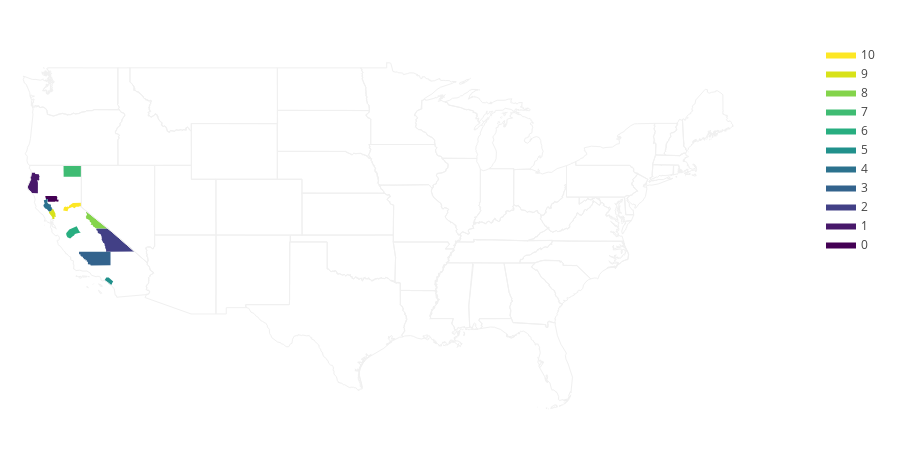

Here is the notebook cell this chart was saved with:
### Code cell
import plotly.figure_factory as ff

fips = ['06021', '06023', '06027',
        '06029', '06033', '06059',
        '06047', '06049', '06051',
        '06055', '06061']
values = range(len(fips))

trace = ff.create_choropleth(fips=fips, values=values)
fig = go.Figure(trace)
py.iplot(fig)

### Figure 1 — Plotly figure (JSON) as saved in the notebook; plotly's stock layout.template omitted (floating-point values rounded to 4 significant figures; data arrays with more than 128 entries replaced by an {"elided": "..."} marker saying what was removed)
{"data": [{"fill": "toself", "fillcolor": "rgb(68, 1, 84)", "hoverinfo": "none", "line": {"color": "rgb(0, 0, 0)", "width": 0}, "mode": "lines", "name": "0", "type": "scatter", "uid": "91bf0a12-9498-4ad9-8ea1-eb9796ecc029", "x": [-122.9, -122.9, -122.0, -121.9, -122.0, -122.0, -122.0, -121.9, -121.9, -121.9, -122.1, -122.1, -122.7, -122.7, -122.9, -122.9, -122.9, null], "y": [39.75, 39.8, 39.8, 39.7, 39.67, 39.65, 39.54, 39.54, 39.43, 39.38, 39.41, 39.39, 39.38, 39.58, 39.58, 39.71, 39.75, null]}, {"fill": "toself", "fillcolor": "rgb(72, 24, 106)", "hoverinfo": "none", "line": {"color": "rgb(0, 0, 0)", "width": 0}, "mode": "lines", "name": "1", "type": "scatter", "uid": "1c3d9a06-1ce5-4f0f-8d76-4a2c4c9098cd", "x": [-124.4, -124.1, -124.1, -124.2, -124.2, -124.1, -124.1, -123.8, -123.8, -123.5, -123.5, -123.4, -123.5, -123.4, -123.5, -123.6, -123.6, -123.6, -123.5, -123.5, -124.1, -124.1, -124.4, -124.3, -124.4, null], "y": [40.44, 40.93, 41.03, 41.05, 41.13, 41.23, 41.46, 41.46, 41.38, 41.37, 41.24, 41.18, 41.08, 41.01, 40.91, 40.95, 40.93, 40.84, 40.73, 40.0, 40.02, 40.1, 40.26, 40.31, 40.44, null]}, {"fill": "toself", "fillcolor": "rgb(66, 64, 134)", "hoverinfo": "none", "line": {"color": "rgb(0, 0, 0)", "width": 0}, "mode": "lines", "name": "2", "type": "scatter", "uid": "1d1f9956-76ec-4585-93cd-53b345d4569a", "x": [-118.8, -118.8, -118.8, -117.8, -115.6, -118.0, -118.0, -118.1, -118.1, -118.1, -118.1, -118.2, -118.1, -118.2, -118.2, -118.2, -118.3, -118.3, -118.4, -118.3, -118.4, -118.4, -118.4, -118.4, -118.7, -118.7, -118.7, -118.7, -118.8, -118.8, null], "y": [37.39, 37.44, 37.46, 37.46, 35.81, 35.79, 35.93, 36.09, 36.17, 36.28, 36.35, 36.39, 36.42, 36.43, 36.48, 36.52, 36.56, 36.6, 36.69, 36.72, 36.83, 36.84, 36.89, 37.06, 37.14, 37.23, 37.26, 37.33, 37.33, 37.39, null]}, {"fill": "toself", "fillcolor": "rgb(51, 99, 141)", "hoverinfo": "none", "line": {"color": "rgb(0, 0, 0)", "width": 0}, "mode": "lines", "name": "3", "type": "scatter", "uid": "b59f8ec8-7a27-4319-99ed-c7bf94d24628", "x": [-120.2, -117.6, -117.6, -118.9, -118.9, -119.2, -119.3, -119.5, -119.5, -119.6, -119.6, -119.7, -119.7, -119.8, -119.8, -119.9, -119.9, -120.0, -120.0, -120.1, -120.1, -120.2, -120.2, null], "y": [35.79, 35.8, 34.82, 34.82, 34.79, 34.81, 34.88, 34.9, 35.08, 35.09, 35.18, 35.17, 35.26, 35.26, 35.35, 35.35, 35.44, 35.44, 35.47, 35.53, 35.61, 35.61, 35.79, null]}, {"fill": "toself", "fillcolor": "rgb(44, 114, 142)", "hoverinfo": "none", "line": {"color": "rgb(0, 0, 0)", "width": 0}, "mode": "lines", "name": "4", "type": "scatter", "uid": "cbf5f67a-dec3-4882-b056-81ed763ef0cc", "x": [-123.1, -123.1, -123.0, -123.1, -123.1, -122.9, -122.9, -122.7, -122.7, -122.8, -122.7, -122.8, -122.7, -122.5, -122.5, -122.5, -122.4, -122.4, -122.3, -122.4, -122.4, -122.5, -122.6, -122.8, -122.9, -123.0, -123.1, -123.1, null], "y": [39.1, 39.17, 39.24, 39.41, 39.5, 39.53, 39.58, 39.58, 39.38, 39.38, 39.36, 39.31, 39.22, 39.21, 39.17, 39.05, 39.02, 38.96, 38.92, 38.9, 38.82, 38.71, 38.67, 38.86, 38.9, 39.0, 39.02, 39.1, null]}, {"fill": "toself", "fillcolor": "rgb(33, 145, 140)", "hoverinfo": "none", "line": {"color": "rgb(0, 0, 0)", "width": 0}, "mode": "lines", "name": "5", "type": "scatter", "uid": "8ee9c03b-46c9-4086-b019-225a04f2f6c0", "x": [-118.1, -118.1, -118.0, -118.0, -117.8, -117.5, -117.5, -117.4, -117.5, -117.5, -117.6, -117.6, -118.1, null], "y": [33.75, 33.85, 33.9, 33.95, 33.95, 33.76, 33.71, 33.66, 33.53, 33.47, 33.45, 33.39, 33.75, null]}, {"fill": "toself", "fillcolor": "rgb(40, 174, 128)", "hoverinfo": "none", "line": {"color": "rgb(0, 0, 0)", "width": 0}, "mode": "lines", "name": "6", "type": "scatter", "uid": "b1fe53ab-7648-4eb0-957d-2bf587fd75e7", "x": [-121.2, -121.2, -121.2, -121.2, -121.0, -121.0, -120.4, -120.2, -120.1, -120.5, -120.6, -120.6, -120.7, -120.9, -121.1, -121.2, -121.2, -121.2, -121.2, null], "y": [37.03, 37.06, 37.09, 37.13, 37.35, 37.4, 37.63, 37.26, 37.18, 37.1, 37.0, 36.95, 36.95, 36.74, 36.84, 36.91, 36.93, 36.96, 37.03, null]}, {"fill": "toself", "fillcolor": "rgb(63, 188, 115)", "hoverinfo": "none", "line": {"color": "rgb(0, 0, 0)", "width": 0}, "mode": "lines", "name": "7", "type": "scatter", "uid": "ed932ee4-b632-4de4-afb4-613ef76710b2", "x": [-121.5, -121.4, -120.0, -120.0, -121.4, -121.5, null], "y": [41.95, 42.0, 41.99, 41.18, 41.18, 41.95, null]}, {"fill": "toself", "fillcolor": "rgb(132, 212, 75)", "hoverinfo": "none", "line": {"color": "rgb(0, 0, 0)", "width": 0}, "mode": "lines", "name": "8", "type": "scatter", "uid": "935d9faa-0dd9-4d9e-baca-da517f3417db", "x": [-119.6, -119.6, -119.6, -119.6, -119.5, -119.6, -119.6, -117.8, -118.9, -118.9, -119.0, -119.1, -119.3, -119.2, -119.2, -119.3, -119.3, -119.3, -119.4, -119.5, -119.5, -119.5, -119.6, -119.6, -119.6, null], "y": [38.29, 38.37, 38.39, 38.41, 38.48, 38.61, 38.71, 37.46, 37.48, 37.55, 37.58, 37.73, 37.73, 37.79, 37.89, 37.95, 38.02, 38.08, 38.12, 38.1, 38.16, 38.14, 38.2, 38.24, 38.29, null]}, {"fill": "toself", "fillcolor": "rgb(216, 226, 25)", "hoverinfo": "none", "line": {"color": "rgb(0, 0, 0)", "width": 0}, "mode": "lines", "name": "9", "type": "scatter", "uid": "67674a49-6624-4aa6-8a69-60cadae47cd5", "x": [-122.6, -122.6, -122.5, -122.4, -122.4, -122.3, -122.2, -122.1, -122.1, -122.1, -122.1, -122.2, -122.2, -122.4, -122.3, -122.4, -122.5, -122.5, -122.6, null], "y": [38.6, 38.67, 38.71, 38.8, 38.86, 38.84, 38.7, 38.59, 38.51, 38.43, 38.32, 38.32, 38.16, 38.16, 38.19, 38.31, 38.42, 38.45, 38.6, null]}, {"fill": "toself", "fillcolor": "rgb(253, 231, 37)", "hoverinfo": "none", "line": {"color": "rgb(0, 0, 0)", "width": 0}, "mode": "lines", "name": "10", "type": "scatter", "uid": "41050554-2e78-40fb-8226-6c3b23113f7b", "x": [-121.5, -121.5, -121.4, -121.4, -121.3, -121.2, -121.1, -121.0, -121.0, -120.7, -120.0, -120.0, -120.1, -120.2, -120.4, -120.5, -120.6, -120.7, -120.8, -120.9, -120.9, -120.9, -121.1, -121.1, -121.5, null], "y": [38.75, 38.93, 38.93, 39.0, 39.05, 39.01, 39.04, 39.01, 39.11, 39.3, 39.32, 39.07, 39.07, 39.02, 39.03, 38.94, 38.91, 39.01, 39.0, 38.95, 38.96, 38.94, 38.9, 38.71, 38.75, null]}, {"hoverinfo": "text", "legendgroup": "centroids", "marker": {"color": "white", "opacity": 0}, "mode": "markers", "name": "US Counties", "selected": {"marker": {"color": "white", "opacity": 1, "size": 3}}, "showlegend": false, "text": ["County: Glenn<br>State: California<br>FIPS: 06021<br>Value: 0", "County: Humboldt<br>State: California<br>FIPS: 06023<br>Value: 1", "County: Inyo<br>State: California<br>FIPS: 06027<br>Value: 2", "County: Kern<br>State: California<br>FIPS: 06029<br>Value: 3", "County: Lake<br>State: California<br>FIPS: 06033<br>Value: 4", "County: Orange<br>State: California<br>FIPS: 06059<br>Value: 5", "County: Merced<br>State: California<br>FIPS: 06047<br>Value: 6", "County: Modoc<br>State: California<br>FIPS: 06049<br>Value: 7", "County: Mono<br>State: California<br>FIPS: 06051<br>Value: 8", "County: Napa<br>State: California<br>FIPS: 06055<br>Value: 9", "County: Placer<br>State: California<br>FIPS: 06061<br>Value: 10"], "type": "scatter", "uid": "6fbb2802-e142-40b8-a506-9c6668466d7f", "unselected": {"marker": {"opacity": 0}}, "x": [-122.4, -123.9, -117.4, -118.7, -122.8, -117.8, -120.7, -120.7, -118.9, -122.3, -120.7], "y": [39.6, 40.7, 36.51, 35.34, 39.1, 33.7, 37.19, 41.59, 37.94, 38.51, 39.06]}, {"hoverinfo": "text", "legendgroup": "States", "line": {"color": "rgb(240, 240, 240)", "width": 1}, "mode": "lines", "showlegend": false, "type": "scatter", "uid": "23779d55-42f1-48fe-accc-6e84c6c1ae87", "x": {"elided": "10570 float values"}, "y": {"elided": "10570 float values"}}], "layout": {"annotations": [{"showarrow": false, "text": "<b></b>", "x": 1, "xanchor": "right", "xref": "paper", "y": 1.05, "yref": "paper"}], "dragmode": "select", "geo": {"scope": "usa"}, "height": 450, "hovermode": "closest", "legend": {"traceorder": "reversed", "x": 1, "xanchor": "right", "y": 1, "yanchor": "top"}, "margin": {"b": 20, "l": 20, "r": 20, "t": 40}, "width": 900, "xaxis": {"autorange": false, "fixedrange": true, "range": [-125, -55], "showgrid": false, "showticklabels": false, "zeroline": false}, "yaxis": {"autorange": false, "fixedrange": true, "range": [23, 51], "showgrid": false, "showticklabels": false, "zeroline": false}}}
